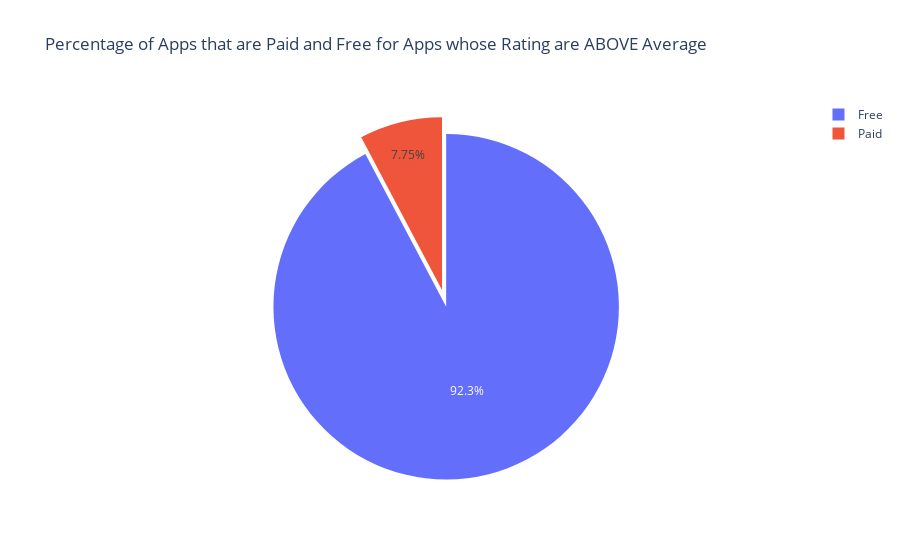

Notebook source saved alongside this figure:
### Code cell
col = "Type"
grouped = rabove[col].value_counts().reset_index()
grouped = grouped.rename(columns = {col : "count", "index" : col})

trace = go.Pie(labels=grouped[col], values=grouped['count'], pull=[0.1, 0])
layout = {'title': 'Percentage of Apps that are Paid and Free for Apps whose Rating are ABOVE Average'}
fig = go.Figure(data = [trace], layout = layout)
iplot(fig)

### Figure 1 — Plotly figure (JSON) as saved in the notebook; plotly's stock layout.template omitted (floating-point values rounded to 4 significant figures)
{"data": [{"labels": ["Free", "Paid"], "pull": [0.1, 0], "type": "pie", "values": [5620, 472]}], "layout": {"title": {"text": "Percentage of Apps that are Paid and Free for Apps whose Rating are ABOVE Average"}}}
